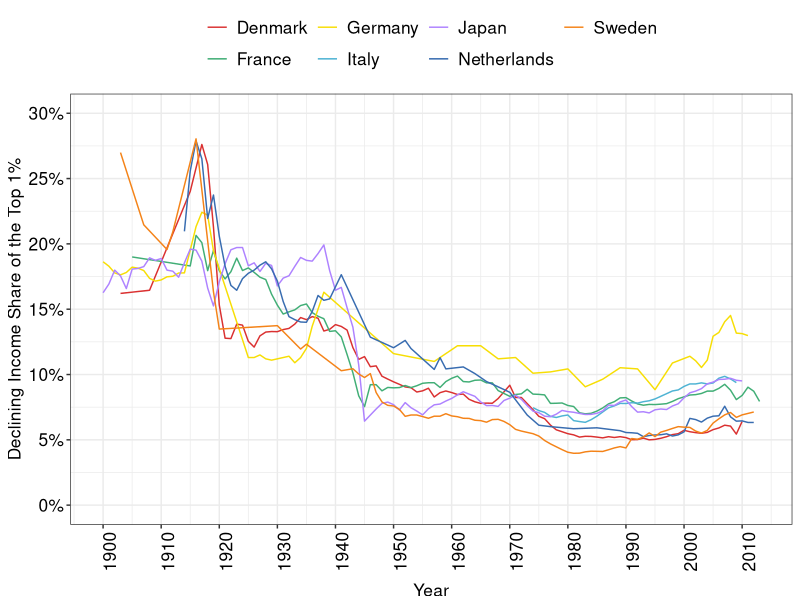
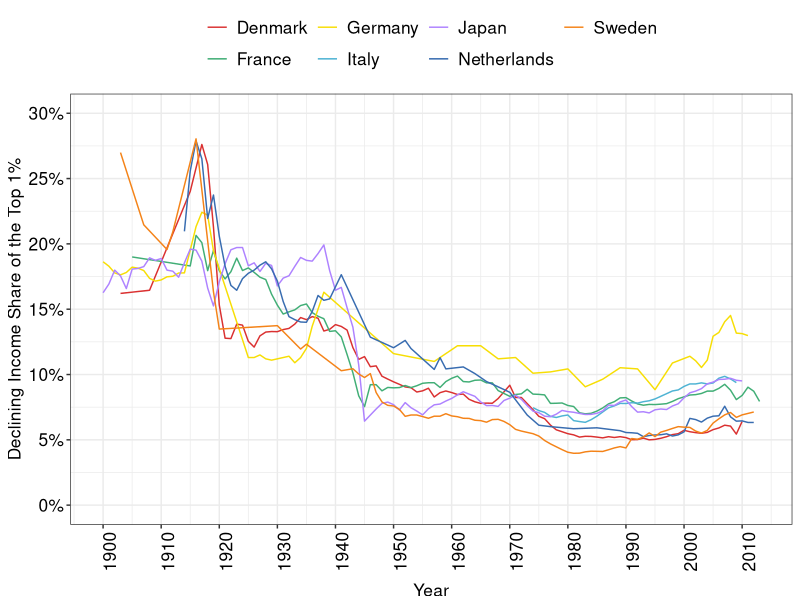

Write the R code that produced these figures, in order.
require(shape)
library(tidyverse)
library(lubridate)
library(openxlsx)
library(readxl)

declining_share <- read_excel("capitalism/declining_share.xlsx")

COL <- c("#7fc97f", "#beaed4", "#fdc086", "#ffff99", "#386cb0", "#f0027f", "#bf5b17", "#666666")
COLA <- c("#e0f3db", "#99d8c9","#66c2a4","#41ae76", "#238b45", "#005824", "#f0027f")
COLB <- c("#c6dbef", "#4eb3d3", "#2b8cbe", "#0868ac","#084081", "#9e9ac8","#f0027f")
COLC <- c("#fcfbfd", "#efedf5", "#dadaeb", "#bcbddc", "#9e9ac8", "#807dba", "#6a51a3", "#54278f", "#3f007d")
COLD <- c("#DA3030","#41ae76","#F7DE04", "#4eb3d3","#AE82FF","#386cb0","#F48318","#FA328A", "#DA3030")
#Cleaning the wealth share data. Source: CORE
declining_share_gathered <- declining_share %>% 
  gather(Country, declining_share, c("Denmark", "France", "Germany", "Italy", "Japan", "Netherlands", "Sweden") )

declining_share1 <- declining_share_gathered[-c(1, 112, 223, 334, 445, 556, 667), ]

declining_share2 <- declining_share1 %>%
  mutate(Year = ifelse(Country == "Denmark", ...1, ifelse(Country == "France", ...3, ifelse(Country == "Germany", ...5, ifelse(Country == "Italy", ...7, ifelse(Country == "Japan", ...9, ifelse(Country == "Netherlands", ...11, ifelse(Country == "Sweden", ...13, NA))))))))

declining_share2$declining_share = as.numeric(as.character(declining_share2$declining_share))

declining_share3 <- declining_share2 %>%
  select(-c("...1", "...3", "...5", "...7", "...9", "...11", "...13")) %>%
  filter(!is.na(declining_share)) %>%
  mutate(declining_share_decimal = (declining_share)/100)

#Plotting the data
declining_share_plot <- ggplot(declining_share3, aes(x = Year, y = declining_share_decimal, group = Country, color = Country)) +
  geom_line() +
  ylab("Declining Income Share of the Top 1%") +
  scale_y_continuous(breaks = seq(0, 0.3, by = 0.05), labels = scales::percent_format(accuracy = 1), limits = c(0,0.3)) +
  scale_x_continuous(breaks = seq(1900, 2010, by = 10)) +
  theme_bw() +
  theme(legend.position="top",
        legend.title=element_blank(),
        axis.title.y = element_text(size = 12.5, vjust = 1),
        legend.text=element_text(size=12.5),
        axis.text.x = element_text(size = 12.5, angle = 90, color = "black"),
        axis.text.y = element_text(size = 12.5, color = "black"),
        axis.title.x = element_text(size = 12.5, vjust = -1)) +  
  scale_color_manual(values = COLD)


print(declining_share_plot) 

#Save plot to PDF
ggsave(declining_share_plot, filename = "declining_share_top_1percent.pdf",
       path = "capitalism",
       width = 9, height = 7, units = "in")


dev.off()
